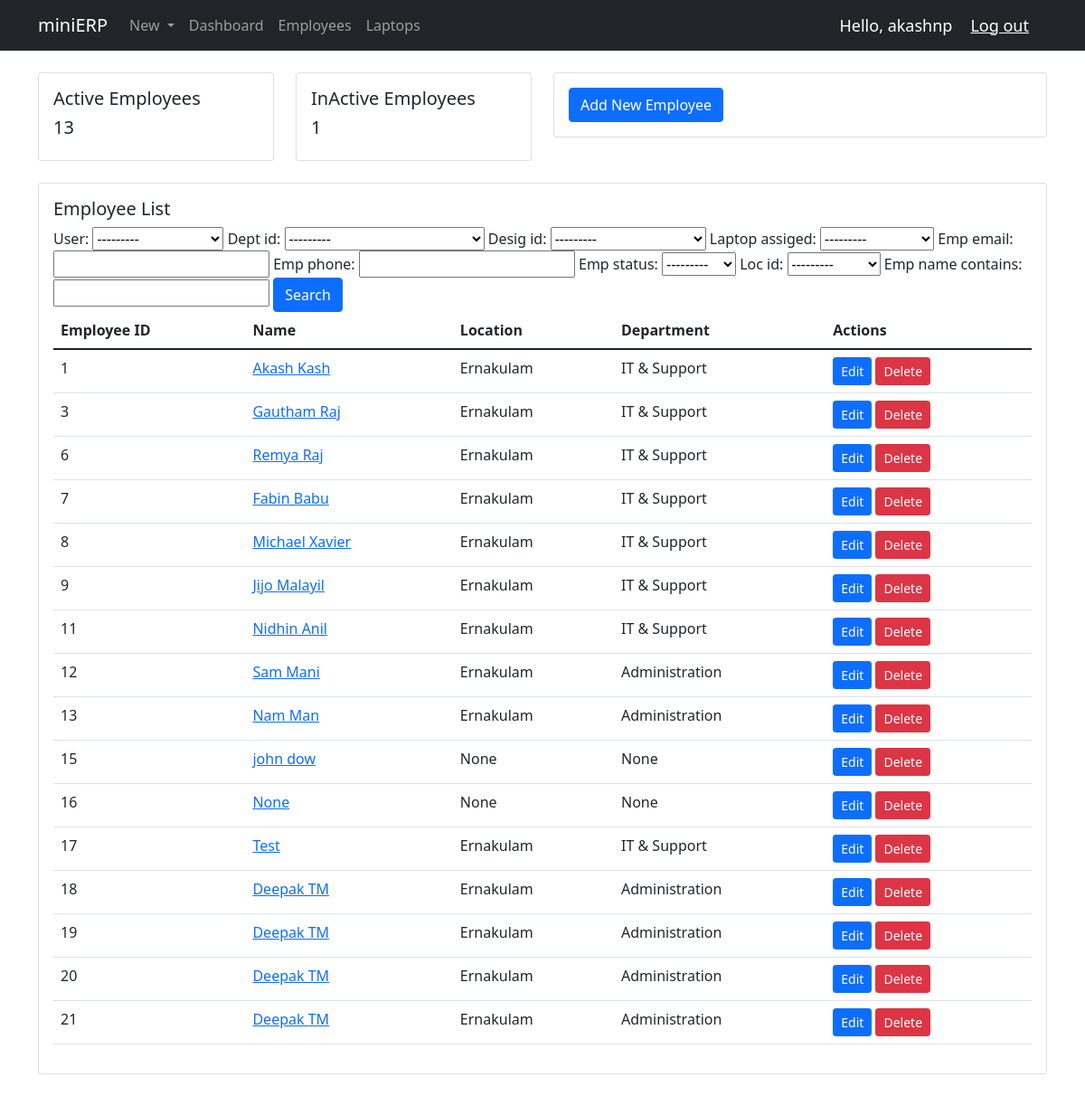
/dash_employees/ (signed in), run on an earlier commit of the app's database.
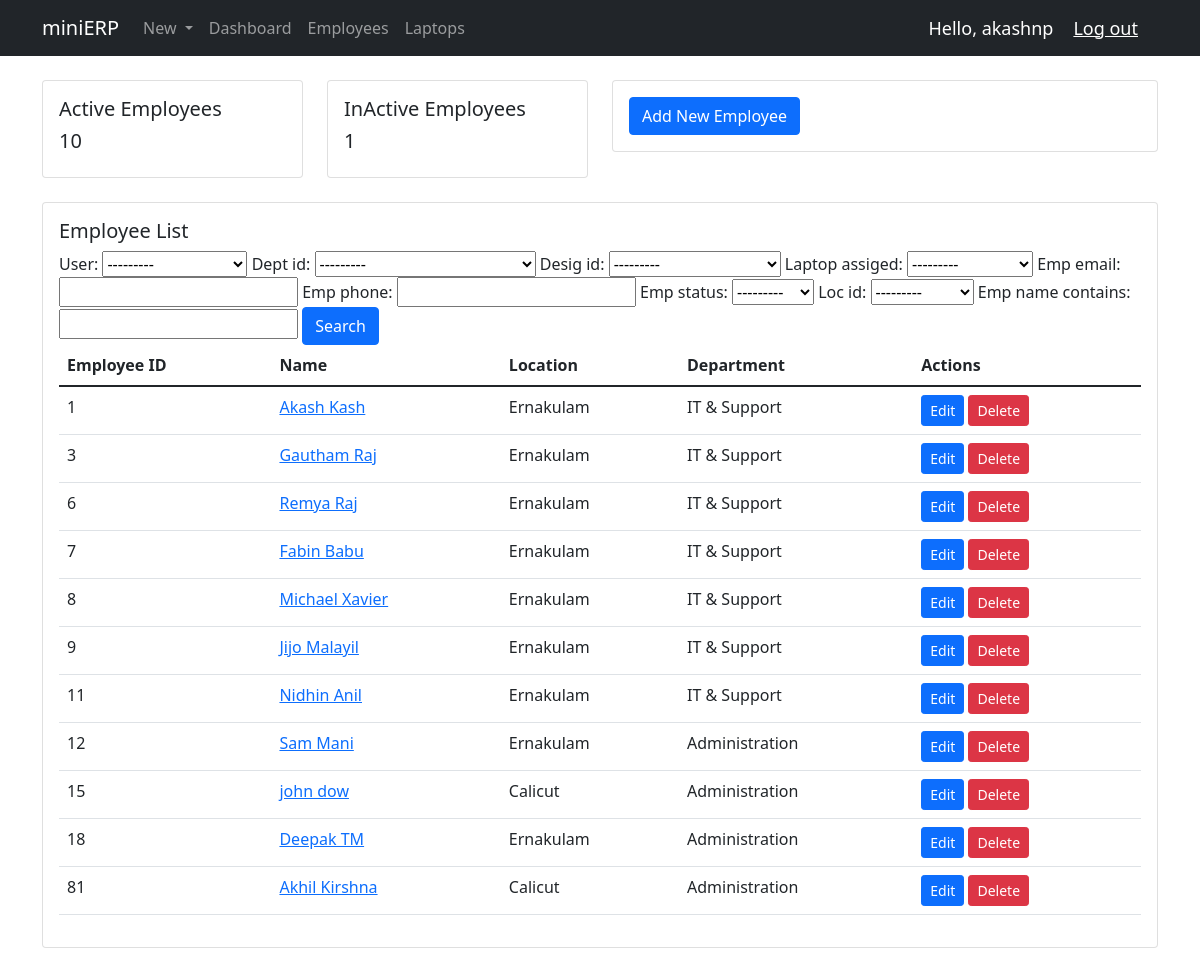
And on a later commit of the database.
### hardware/models.py (models this page shows, shortened)
class Employee(models.Model):
    EMPLOYEE_STATUS = (
        ('Active', 'Active'),
        ('InActive', 'Inactive'),
    )
    user = models.OneToOneField(User, null=True, on_delete=models.CASCADE)
    emp_id = models.AutoField(primary_key=True, editable=False)
    dept_id = models.ForeignKey(Department, null=True, on_delete=models.SET_NULL)
    desig_id = models.ForeignKey(Designation, null=True, on_delete=models.SET_NULL)
    laptop_assiged = models.ForeignKey(Laptop, null=True, blank=True, on_delete=models.SET_NULL)
    profilePic = models.ImageField(null=True, blank=True)
    emp_name = models.CharField(max_length=100, null=True)
    emp_email = models.CharField(max_length=100, null=True)
    emp_phone = models.IntegerField(null=True)
    emp_status = models.CharField(max_length=10, null=True, choices=EMPLOYEE_STATUS)
    loc_id = models.ForeignKey(Location, null=True, blank=False, on_delete=models.SET_NULL)
    emp_date_joined = models.DateField
    emp_date_exited = models.DateField
    emp_date_created = models.DateField(auto_now_add=True)
    history = HistoricalRecords()

class Location(models.Model):
    location_id = models.AutoField(primary_key=True, editable=False)
    location = models.CharField(max_length=20, null=True)
    def __str__(self):
        return self.location

class Department(models.Model):
    department_id = models.AutoField(primary_key=True, editable=False)
    dept_name = models.CharField(max_length=50, null=False, blank=False)
    def __str__(self):
        return self.dept_name

### hardware/decorators.py (the view)
        def wrapper_func(request, *args, **kwargs):
            group = None
            if request.user.groups.exists():
                group = request.user.groups.all()[0].name
            if group in allowed_roles:
                return view_func(request, *args, **kwargs)
            else:
                return HttpResponse("You are not authorized to view this page!")

### hardware/models.py (called while the page is built)
    def __str__(self):
        return self.designation

    def __str__(self):
        return self.hardware_id

### hardware/views.py (called while the page is built)
@login_required(login_url='login')
@allowed_users(allowed_roles=['admin'])
def employees(request):
    employees = Employee.objects.all()
    active_emps = Employee.objects.filter(emp_status = 'Active').count()
    inactive_emps = Employee.objects.filter(emp_status = 'InActive').count()
    myFilter = EmployeeFilter(request.GET, queryset=employees)
    employees = myFilter.qs
    context = {'active_emps': active_emps, 'inactive_emps': inactive_emps, 'employees': employees,
    'myFilter':myFilter}
    return render(request, 'hardware/dash_employees.html', context)

### hardware/templates/hardware/dash_employees.html
{% extends 'hardware/main.html' %}
{% block content %}
<div class="container">
    <div class="row">
        <div class="col-md-6">
            <div class="row">
                <div class="col-sm-6">
                  <div class="card">
                    <div class="card-body">
                      <h5 class="card-title">Active Employees</h5>
                      <h5>{{active_emps}}</h5>
                    </div>
                  </div>
                </div>
                <div class="col-sm-6">
                  <div class="card">
                    <div class="card-body">
                      <h5 class="card-title">InActive Employees</h5>
                      <h5>{{inactive_emps}}</h5>
                    </div>
                  </div>
                </div>
              </div>
            </div>
        <div class="col-md-6">
          <div class="card">
            <div class="card-body">
              <div class="card-text">
                <a class="btn btn-primary" href="{% url 'employee_add' %}">Add New Employee</a>
              </div>
            </div>
          </div>
        </div>
    </div>
    <div class="row my-4">
        <div class="col">
            <div class="card card-body">
                <h5 class="card-title">Employee List</h5>
                <form method="GET">
                  {{myFilter.form}}
                  <button class="btn btn-primary" type="submit">Search</button>
                </form>
                <table class="table table-stripped">
                    <thead>
                      <tr>
                        <th scope="col">Employee ID</th>
                        <th scope="col">Name</th>
                        <th scope="col">Location</th>
                        <th scope="col">Department</th>
                        <th scope="col">Actions</th>
                      </tr>
                    </thead>
                    <tbody>
                      {% for employee in employees %}
                      <tr>
                        <td>{{employee.emp_id}}</td>
                        <td><a href="{% url 'employee' pk=employee.emp_id %}">{{employee.emp_name}}</a></td>
                        <td>{{employee.loc_id}}</td>
                        <td>{{employee.dept_id}}</td>
                        <td><a class="btn btn-primary btn-sm" href="{% url 'employee_edit' pk=employee.emp_id %}">Edit</a> <a href="{% url 'employee_del' pk=employee.emp_id %}" class="btn btn-danger btn-sm">Delete</a></td>
                      </tr>
                      {% endfor %}
                    </tbody>
                </table>
            </div>
        </div>
    </div>
</div>
{% endblock %}

### hardware/templates/hardware/main.html (shortened to what this page needs)
<!DOCTYPE html>
<html lang="en">
<head>
    <link href="https://cdn.jsdelivr.net/npm/bootstrap@5.1.3/dist/css/bootstrap.min.css" rel="stylesheet">
</head>
<body>
    {% include 'hardware/navbar.html' %}
    <br>
    {% block content %}
    {% endblock %}
</body>
</html>

### hardware/templates/hardware/navbar.html (shortened to what this page needs)
<nav class="navbar navbar-expand-lg navbar-dark bg-dark">
    <div class="container">
        <span class="navbar-brand mb-0 h1">miniERP</span>
      <div class="collapse navbar-collapse" id="navbarSupportedContent">
        <ul class="navbar-nav me-auto mb-2 mb-lg-0">
          {% if request.user.is_staff %}
          <li class="nav-item dropdown">
            <a class="nav-link dropdown-toggle" href="#" id="navbarDropdown" role="button" data-bs-toggle="dropdown" aria-expanded="false">
              New
            </a>
          </li>
          <li class="nav-item">
            <a class="nav-link" aria-current="page" href="{% url 'home' %}">Dashboard</a>
          </li>
          <li class="nav-item">
            <a class="nav-link" aria-current="page" href="{% url 'dash_employees' %}">Employees</a>
          </li>
          <li class="nav-item">
            <a class="nav-link" aria-current="page" href="{% url 'dash_laptops' %}">Laptops</a>
          </li>
          {% else %}
          <li class="nav-item">
            <a class="nav-link" aria-current="page" href="{% url 'empSettingsPage' %}">Settings</a>
          </li>
          {% endif %}
        </ul>
      </div>
      <span class="logout-text">Hello, {{request.user}}</span>
      <span><a class="logout-text" href="{% url 'logout' %}">Log out</a></span>
    </div>
  </nav>

### hardware/templates/hardware/navbar.html (style rules this page uses)
.logout-text { font-size: 18px; color: #fff; margin-right: 20px; }

What changed in the data, as far as the page shows it:
removed Employee: emp_id "13", emp_name "Nam Man", loc_id "Ernakulam", dept_id "Administration"
removed Employee: emp_id "16", emp_name "None", loc_id "None", dept_id "None"
removed Employee: emp_id "17", emp_name "Test", loc_id "Ernakulam", dept_id "IT & Support"
removed Employee: emp_id "19", emp_name "Deepak TM", loc_id "Ernakulam", dept_id "Administration"
removed Employee: emp_id "20", emp_name "Deepak TM", loc_id "Ernakulam", dept_id "Administration"
removed Employee: emp_id "21", emp_name "Deepak TM", loc_id "Ernakulam", dept_id "Administration"
changed Employee "john dow": loc_id "None" → "Calicut"; dept_id "None" → "Administration"
added Employee: emp_id "81", emp_name "Akhil Kirshna", loc_id "Calicut", dept_id "Administration"
Also different on the page:
{{ active_emps }}: "13" → "10"
